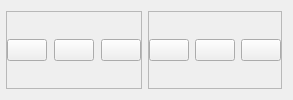
        <widget class="QWidget" name="headerContainer" native="true">
         <layout class="QHBoxLayout" name="horizontalLayout_4">
          <property name="leftMargin">
           <number>0</number>
          </property>
          <item>
           <widget class="QFrame" name="frame_4">
            <property name="frameShape">
             <enum>QFrame::StyledPanel</enum>
            </property>
            <property name="frameShadow">
             <enum>QFrame::Raised</enum>
            </property>
           </widget>
          </item>
          <item alignment="Qt::AlignHCenter">
           <widget class="QFrame" name="frame_5">
            <property name="frameShape">
             <enum>QFrame::StyledPanel</enum>
            </property>
            <property name="frameShadow">
             <enum>QFrame::Raised</enum>
            </property>
            <layout class="QHBoxLayout" name="horizontalLayout_5">
             <property name="spacing">
              <number>7</number>
             </property>
             <property name="leftMargin">
              <number>0</number>
             </property>
             <property name="topMargin">
              <number>0</number>
             </property>
             <property name="rightMargin">
              <number>0</number>
             </property>
             <property name="bottomMargin">
              <number>0</number>
             </property>
             <item>
              <widget class="QPushButton" name="notificationBtn">
               <property name="text">
                <string/>
               </property>
               <property name="icon">
                <iconset resource="resources.qrc">
                 <normaloff>:/icons/Icons/bell.svg</normaloff>:/icons/Icons/bell.svg</iconset>
               </property>
              </widget>
             </item>
             <item>
              <widget class="QPushButton" name="rightMenuBtn">
               <property name="text">
                <string/>
               </property>
               <property name="icon">
                <iconset resource="resources.qrc">
                 <normaloff>:/icons/Icons/more-horizontal.svg</normaloff>:/icons/Icons/more-horizontal.svg</iconset>
               </property>
               <property name="iconSize">
                <size>
                 <width>24</width>
                 <height>24</height>
                </size>
               </property>
              </widget>
             </item>
             <item>
              <widget class="QPushButton" name="rightMenuProfileBtn">
               <property name="text">
                <string/>
               </property>
               <property name="icon">
                <iconset resource="resources.qrc">
                 <normaloff>:/icons/Icons/user.svg</normaloff>:/icons/Icons/user.svg</iconset>
               </property>
               <property name="iconSize">
                <size>
                 <width>24</width>
                 <height>24</height>
                </size>
               </property>
              </widget>
             </item>
            </layout>
           </widget>
          </item>
          <item alignment="Qt::AlignRight">
           <widget class="QFrame" name="frame_6">
            <property name="frameShape">
             <enum>QFrame::StyledPanel</enum>
            </property>
            <property name="frameShadow">
             <enum>QFrame::Raised</enum>
            </property>
            <layout class="QHBoxLayout" name="horizontalLayout_3">
             <property name="leftMargin">
              <number>0</number>
             </property>
             <property name="topMargin">
              <number>0</number>
             </property>
             <property name="rightMargin">
              <number>0</number>
             </property>
             <property name="bottomMargin">
              <number>0</number>
             </property>
             <item>
              <widget class="QPushButton" name="minimizeBtn">
               <property name="text">
                <string/>
               </property>
               <property name="icon">
                <iconset resource="resources.qrc">
                 <normaloff>:/icons/Icons/minus.svg</normaloff>:/icons/Icons/minus.svg</iconset>
               </property>
               <property name="iconSize">
                <size>
                 <width>24</width>
                 <height>20</height>
                </size>
               </property>
              </widget>
             </item>
             <item>
              <widget class="QPushButton" name="restoreBtn">
               <property name="text">
                <string/>
               </property>
               <property name="icon">
                <iconset resource="resources.qrc">
                 <normaloff>:/icons/Icons/square.svg</normaloff>:/icons/Icons/square.svg</iconset>
               </property>
              </widget>
             </item>
             <item>
              <widget class="QPushButton" name="closeBtn">
               <property name="text">
                <string/>
               </property>
               <property name="icon">
                <iconset resource="resources.qrc">
                 <normaloff>:/icons/Icons/x.svg</normaloff>:/icons/Icons/x.svg</iconset>
               </property>
              </widget>
             </item>
            </layout>
           </widget>
          </item>
         </layout>
        </widget>
